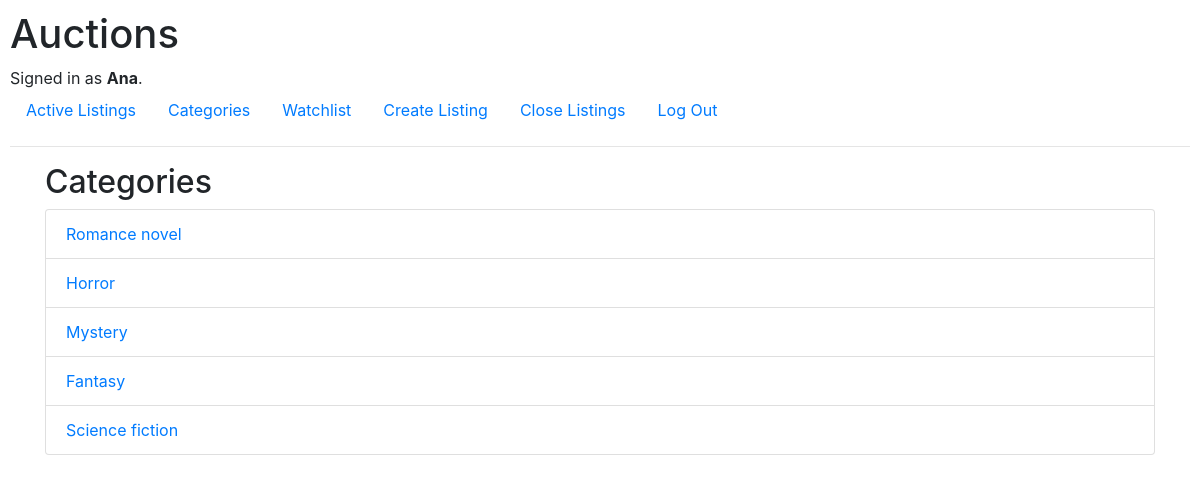
The page /categories (signed in) on the database its author committed.
### auctions/models.py (models this page shows, shortened)
class User(AbstractUser):
    pass

class Category(models.Model):
    name = models.CharField(max_length=64, unique=True)

### auctions/views.py (the view)
# urls.py: path("categories", views.categories, name="categories"),
def categories(request):
    categories = Category.objects.all()
    return render(request, "auctions/categories.html", {"categories": categories})

### auctions/views.py (called while the page is built)
def datos_globales(request):
    count = 0
    if request.user.is_authenticated:
        watchlist_items = Watchlist.objects.filter(user=request.user)
        count = watchlist_items.count()
    return {
        'count_watch_list': count
    }

### auctions/templates/auctions/categories.html (shortened to what this page needs)
{% extends "auctions/layout.html" %}
{% block body %}
<div class="container">
    <h2>Categories</h2>
    <ul class="list-group">
        {% for category in categories %}
            <li class="list-group-item">
                <a href="{% url 'category_listings' category.name %}">{{ category.name }}</a>
            </li>
        {% endfor %}
    </ul>
  </div>
{% endblock %}

### auctions/templates/auctions/layout.html (shortened to what this page needs)
{% load static %}
<!DOCTYPE html>
<html lang="en">
  <head>
    <link
      rel="stylesheet"
      href="https://stackpath.bootstrapcdn.com/bootstrap/4.4.1/css/bootstrap.min.css"
    />
    <link href="{% static 'auctions/styles.css' %}" rel="stylesheet" />
  </head>
  <body>
    <h1>Auctions</h1>
    <div>
        {% if user.is_authenticated %}
          Signed in as <strong>{{ user.username }}</strong>.
        {% else %}
          Not signed in.
        {% endif %}
      </div>
      <ul class="nav">
        <li class="nav-item">
          <a class="nav-link" href="{% url 'index' %}">Active Listings</a>
        </li>
        {% if user.is_authenticated %}
          <li class="nav-item">
            <a class="nav-link" href="{% url 'categories' %}">Categories</a>
          </li>
          {% if count_watch_list > 0 %}
          <li class="nav-item">
            <a class="nav-link" href="{% url 'watchlist' %}">Watchlist <span class="text-white bg-secondary px-1 rounded">{{ count_watch_list }}</span></a>
          </li>
          {% else %}
          <li class="nav-item">
            <a class="nav-link" href="{% url 'watchlist' %}">Watchlist</a>
          </li>
          {% endif %}
          <li class="nav-item">
            <a class="nav-link" href="{% url 'create_listing' %}">Create Listing</a>
          </li>
          <li class="nav-item">
            <a class="nav-link" href="{% url 'close_listings' %}">Close Listings</a>
          </li>
          <li class="nav-item">
            <a class="nav-link" href="{% url 'logout' %}">Log Out</a>
          </li>
        {% endif %}
      </ul>
      <hr />
    {% block body %}
    {% endblock %}
  </body>
</html>

### auctions/static/auctions/styles.css (style rules this page uses)
body { padding: 10px; }

### rows shown on the page
User: username "Ana"
Category: name "Romance novel"
Category: name "Horror"
Category: name "Mystery"
Category: name "Fantasy"
Category: name "Science fiction"
